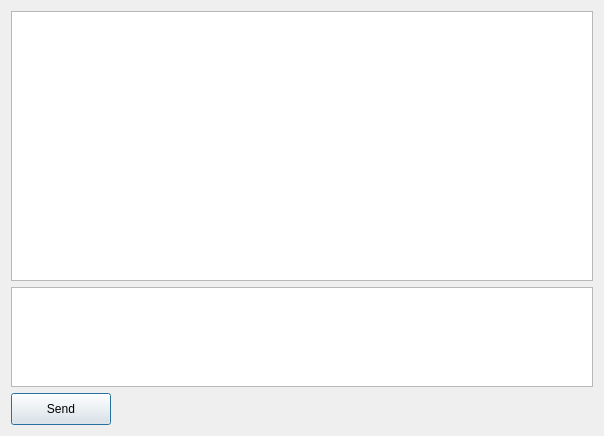
<?xml version="1.0" encoding="UTF-8"?>
<ui version="4.0">
 <class>TraderChatDialog</class>
 <widget class="QDialog" name="TraderChatDialog">
  <property name="geometry">
   <rect>
    <x>0</x>
    <y>0</y>
    <width>604</width>
    <height>436</height>
   </rect>
  </property>
  <property name="minimumSize">
   <size>
    <width>300</width>
    <height>200</height>
   </size>
  </property>
  <property name="windowTitle">
   <string>Dialog</string>
  </property>
  <layout class="QVBoxLayout" name="verticalLayout">
   <item>
    <widget class="QListWidget" name="message_list_widget">
     <property name="horizontalScrollBarPolicy">
      <enum>Qt::ScrollBarAlwaysOff</enum>
     </property>
     <property name="selectionMode">
      <enum>QAbstractItemView::NoSelection</enum>
     </property>
     <property name="verticalScrollMode">
      <enum>QAbstractItemView::ScrollPerPixel</enum>
     </property>
     <property name="resizeMode">
      <enum>QListView::Adjust</enum>
     </property>
    </widget>
   </item>
   <item>
    <widget class="QPlainTextEdit" name="message_text_edit">
     <property name="minimumSize">
      <size>
       <width>0</width>
       <height>50</height>
      </size>
     </property>
     <property name="maximumSize">
      <size>
       <width>16777215</width>
       <height>100</height>
      </size>
     </property>
    </widget>
   </item>
   <item>
    <layout class="QHBoxLayout" name="horizontalLayout">
     <item>
      <widget class="QPushButton" name="send_message_btn">
       <property name="minimumSize">
        <size>
         <width>100</width>
         <height>32</height>
        </size>
       </property>
       <property name="text">
        <string>Send</string>
       </property>
      </widget>
     </item>
     <item>
      <spacer name="horizontalSpacer">
       <property name="orientation">
        <enum>Qt::Horizontal</enum>
       </property>
       <property name="sizeHint" stdset="0">
        <size>
         <width>40</width>
         <height>20</height>
        </size>
       </property>
      </spacer>
     </item>
    </layout>
   </item>
  </layout>
 </widget>
 <resources/>
 <connections/>
</ui>
